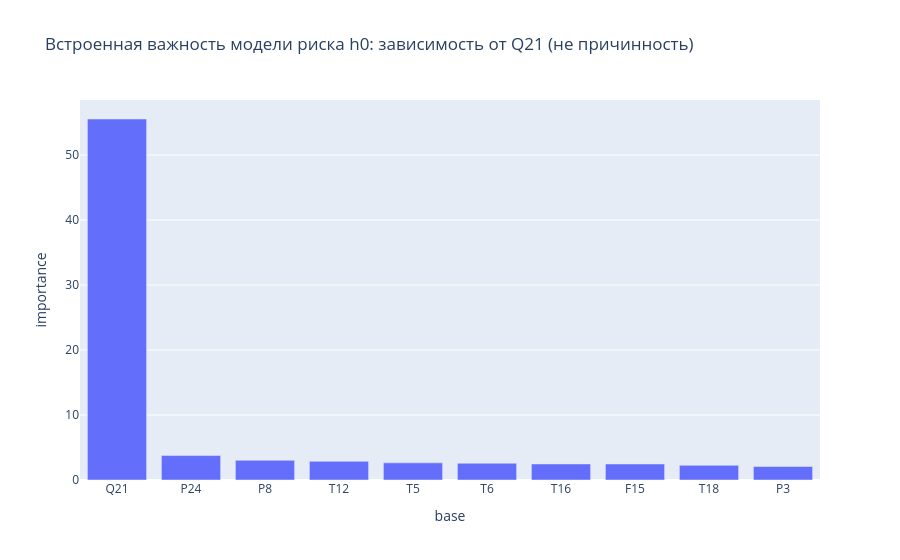

Write notebook code for a chart like this one.
### Code cell
imp=pd.read_csv(ART/'feature_importance.csv')
imp['base']=imp.feature.str.split('_').str[0]
q=imp[(imp.objective=='risk')&(imp.horizon==0)].groupby('base',as_index=False).importance.sum().nlargest(10,'importance')
show(px.bar(q,x='base',y='importance',title='Встроенная важность модели риска h0: зависимость от Q21 (не причинность)'),'risk_feature_dependence')
display(pd.read_csv(ART/'q21_pak_comparison.csv'))

### Figure 1 — Plotly figure (JSON) as saved in the notebook; plotly's stock layout.template omitted (floating-point values rounded to 4 significant figures)
{"data": [{"hovertemplate": "base=%{x}<br>importance=%{y}<extra></extra>", "legendgroup": "", "marker": {"color": "#636efa", "pattern": {"shape": ""}}, "name": "", "orientation": "v", "showlegend": false, "textposition": "auto", "type": "bar", "x": ["Q21", "P24", "P8", "T12", "T5", "T6", "T16", "F15", "T18", "P3"], "xaxis": "x", "y": [55.55, 3.76, 3.027, 2.876, 2.639, 2.577, 2.469, 2.468, 2.256, 2.08], "yaxis": "y"}], "layout": {"barmode": "relative", "legend": {"tracegroupgap": 0}, "title": {"text": "Встроенная важность модели риска h0: зависимость от Q21 (не причинность)"}, "xaxis": {"anchor": "y", "domain": [0.0, 1.0], "title": {"text": "base"}}, "yaxis": {"anchor": "x", "domain": [0.0, 1.0], "title": {"text": "importance"}}}}
